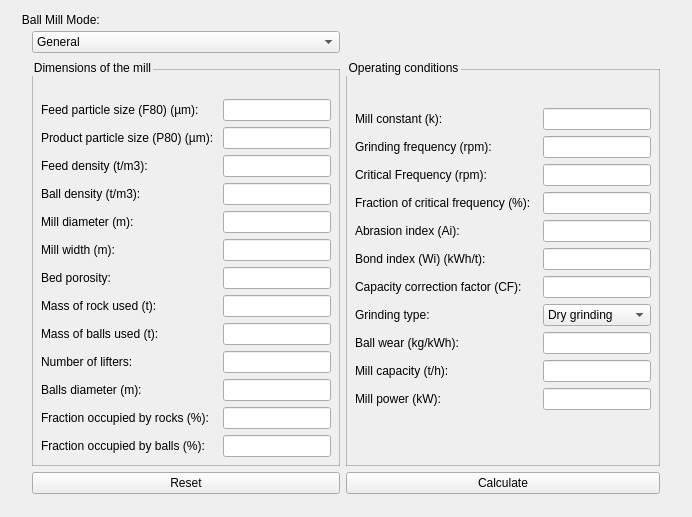
                               <widget class="QWidget" name="molino_bola">
                                <layout class="QGridLayout" name="gridLayout_19">
                                 <item row="0" column="0">
                                  <widget class="QWidget" name="widget_15" native="true">
                                   <property name="styleSheet">
                                    <string notr="true">QLineEdit:focus{
    border: 1px solid rgb(147, 0, 221);
}</string>
                                   </property>
                                   <layout class="QHBoxLayout" name="horizontalLayout_18">
                                    <property name="topMargin">
                                     <number>0</number>
                                    </property>
                                    <property name="bottomMargin">
                                     <number>0</number>
                                    </property>
                                    <item>
                                     <widget class="QGroupBox" name="groupBox_8">
                                      <property name="styleSheet">
                                       <string notr="true">QGroupBox {
    border: 2px;
	font: 600 12pt &quot;Bookman Old Style&quot;;
    margin-top: 10px; /* Ajusta el margen superior según tus necesidades */
    padding-top: 30px; /* Ajusta el espaciado superior según tus necesidades */
}

</string>
                                      </property>
                                      <property name="title">
                                       <string>Ball Mill Mode: </string>
                                      </property>
                                      <property name="alignment">
                                       <set>Qt::AlignLeading|Qt::AlignLeft|Qt::AlignVCenter</set>
                                      </property>
                                      <layout class="QGridLayout" name="gridLayout_15">
                                       <property name="topMargin">
                                        <number>0</number>
                                       </property>
                                       <item row="1" column="1">
                                        <widget class="QGroupBox" name="groupBox_32">
                                         <property name="styleSheet">
                                          <string notr="true">QGroupBox {
    border: 1px solid rgba(128, 128, 128, 0.5); /* Ajusta la opacidad según tus necesidades */
    margin-top: 10px; /* Ajusta el margen superior según tus necesidades */
    padding-top: 20px; /* Ajusta el espaciado superior según tus necesidades */
	
	font: 600 12pt &quot;Bookman Old Style&quot;;
}

QLineEdit:focus{
    border: 1px solid rgb(189, 147, 249);
}</string>
                                         </property>
                                         <property name="title">
                                          <string>Operating conditions</string>
                                         </property>
                                         <layout class="QGridLayout" name="gridLayout_16">
                                          <property name="topMargin">
                                           <number>9</number>
                                          </property>
                                          <property name="bottomMargin">
                                           <number>0</number>
                                          </property>
                                          <item row="6" column="1">
                                           <widget class="QLineEdit" name="lineEditFactorCorrecionCapacidad"/>
                                          </item>
                                          <item row="9" column="1">
                                           <widget class="QLineEdit" name="lineEditCapacidadMolino"/>
                                          </item>
                                          <item row="2" column="1">
                                           <widget class="QLineEdit" name="lineEditFrecuenciaCritica_2"/>
                                          </item>
                                          <item row="8" column="1">
                                           <widget class="QLineEdit" name="lineEditDesgasteBolas"/>
                                          </item>
                                          <item row="1" column="1">
                                           <widget class="QLineEdit" name="lineEditFrecuenciaMolienda_2"/>
                                          </item>
                                          <item row="5" column="1">
                                           <widget class="QLineEdit" name="lineEditIndiceBond"/>
                                          </item>
                                          <item row="4" column="0">
                                           <widget class="QLabel" name="label_225">
                                            <property name="text">
                                             <string>Abrasion index (Ai): </string>
                                            </property>
                                           </widget>
                                          </item>
                                          <item row="7" column="1">
                                           <widget class="QComboBox" name="comboBoxTipoMolienda">
                                            <property name="cursor">
                                             <cursorShape>PointingHandCursor</cursorShape>
                                            </property>
                                            <property name="styleSheet">
                                             <string notr="true">QComboBox QAbstractItemView {
	background: transparent;
    background-color: #FFFFFF; /* Cambia el color de fondo de las opciones
	 desplegadas a blanco */
	color: #000000; /* Cambia el color del texto a negro */
}</string>
                                            </property>
                                            <item>
                                             <property name="text">
                                              <string>Dry grinding </string>
                                             </property>
                                            </item>
                                            <item>
                                             <property name="text">
                                              <string>Wet grinding</string>
                                             </property>
                                            </item>
                                           </widget>
                                          </item>
                                          <item row="10" column="1">
                                           <widget class="QLineEdit" name="lineEditPotenciaMolino"/>
                                          </item>
                                          <item row="7" column="0">
                                           <widget class="QLabel" name="label_226">
                                            <property name="text">
                                             <string>Grinding type: </string>
                                            </property>
                                           </widget>
                                          </item>
                                          <item row="0" column="0">
                                           <widget class="QLabel" name="label_233">
                                            <property name="text">
                                             <string>Mill constant (k): </string>
                                            </property>
                                           </widget>
                                          </item>
                                          <item row="10" column="0">
                                           <widget class="QLabel" name="label_231">
                                            <property name="text">
                                             <string>Mill power (kW):  </string>
                                            </property>
                                           </widget>
                                          </item>
                                          <item row="3" column="1">
                                           <widget class="QLineEdit" name="lineEditFraccionFrecuenciaC"/>
                                          </item>
                                          <item row="5" column="0">
                                           <widget class="QLabel" name="label_229">
                                            <property name="text">
                                             <string>Bond index (Wi) (kWh/t): </string>
                                            </property>
                                           </widget>
                                          </item>
                                          <item row="8" column="0">
                                           <widget class="QLabel" name="label_227">
                                            <property name="text">
                                             <string>Ball wear (kg/kWh): </string>
                                            </property>
                                           </widget>
                                          </item>
                                          <item row="2" column="0">
                                           <widget class="QLabel" name="label_72">
                                            <property name="text">
                                             <string>Critical Frequency (rpm): </string>
                                            </property>
                                           </widget>
                                          </item>
                                          <item row="6" column="0">
                                           <widget class="QLabel" name="label_230">
                                            <property name="text">
                                             <string>Capacity correction factor (CF): </string>
                                            </property>
                                           </widget>
                                          </item>
                                          <item row="11" column="1">
                                           <spacer name="verticalSpacer_12">
                                            <property name="orientation">
                                             <enum>Qt::Vertical</enum>
                                            </property>
                                            <property name="sizeHint" stdset="0">
                                             <size>
                                              <width>20</width>
                                              <height>40</height>
                                             </size>
                                            </property>
                                           </spacer>
                                          </item>
                                          <item row="3" column="0">
                                           <widget class="QLabel" name="label_73">
                                            <property name="text">
                                             <string>Fraction of critical frequency (%):  </string>
                                            </property>
                                            <property name="alignment">
                                             <set>Qt::AlignLeading|Qt::AlignLeft|Qt::AlignVCenter</set>
                                            </property>
                                           </widget>
                                          </item>
                                          <item row="4" column="1">
                                           <widget class="QLineEdit" name="lineEditIndiceAbrasion"/>
                                          </item>
                                          <item row="0" column="1">
                                           <widget class="QLineEdit" name="lineEditConstanteMolino"/>
                                          </item>
                                          <item row="9" column="0">
                                           <widget class="QLabel" name="label_228">
                                            <property name="text">
                                             <string>Mill capacity (t/h):  </string>
                                            </property>
                                           </widget>
                                          </item>
                                          <item row="1" column="0">
                                           <widget class="QLabel" name="label_71">
                                            <property name="text">
                                             <string>Grinding frequency (rpm): </string>
                                            </property>
                                            <property name="alignment">
                                             <set>Qt::AlignLeading|Qt::AlignLeft|Qt::AlignVCenter</set>
                                            </property>
                                           </widget>
                                          </item>
                                         </layout>
                                        </widget>
                                       </item>
                                       <item row="0" column="0">
                                        <widget class="QComboBox" name="comboBox_2">
                                         <property name="cursor">
                                          <cursorShape>PointingHandCursor</cursorShape>
                                         </property>
                                         <property name="styleSheet">
                                          <string notr="true">QComboBox QAbstractItemView {
	background: transparent;
    background-color: #FFFFFF; /* Cambia el color de fondo de las opciones
	 desplegadas a blanco */
	color: #000000; /* Cambia el color del texto a negro */
}</string>
                                         </property>
                                         <item>
                                          <property name="text">
                                           <string>General</string>
                                          </property>
                                         </item>
                                         <item>
                                          <property name="text">
                                           <string>Ball and Mill Diameter</string>
                                          </property>
                                         </item>
                                         <item>
                                          <property name="text">
                                           <string>Ball Wearing</string>
                                          </property>
                                         </item>
                                         <item>
                                          <property name="text">
                                           <string>Mill Power</string>
                                          </property>
                                         </item>
                                         <item>
                                          <property name="text">
                                           <string>Mill Capacity</string>
                                          </property>
                                         </item>
                                        </widget>
                                       </item>
                                       <item row="2" column="0">
                                        <widget class="QPushButton" name="botonLimpiar">
                                         <property name="cursor">
                                          <cursorShape>PointingHandCursor</cursorShape>
                                         </property>
                                         <property name="styleSheet">
                                          <string notr="true">
QPushButton:hover {
    font-size: 15px;
	
	background-color: rgb(255, 44, 44);

}

QPushButton:pressed{
	padding-left:5px;
	padding-top:5px;
	
	background-color: qlineargradient(spread:pad, x1:0, y1:0, x2:1, y2:0, stop:0 rgba(53, 21, 21, 255), stop:0.55 rgba(235, 93, 44, 255), stop:0.98 rgba(146, 91, 9, 255), stop:1 rgba(0, 0, 0, 0));
}
</string>
                                         </property>
                                         <property name="text">
                                          <string>Reset</string>
                                         </property>
                                        </widget>
                                       </item>
                                       <item row="1" column="0">
                                        <widget class="QGroupBox" name="groupBox_21">
                                         <property name="styleSheet">
                                          <string notr="true">QGroupBox {
    border: 1px solid rgba(128, 128, 128, 0.5); /* Ajusta la opacidad según tus necesidades */

	
	font: 600 12pt &quot;Bookman Old Style&quot;;
}

QLineEdit:focus{
    border: 1px solid rgb(189, 147, 249);
	
	
	
}</string>
                                         </property>
                                         <property name="title">
                                          <string>Dimensions of the mill</string>
                                         </property>
                                         <layout class="QFormLayout" name="formLayout_8">
                                          <property name="topMargin">
                                           <number>0</number>
                                          </property>
                                          <property name="bottomMargin">
                                           <number>9</number>
                                          </property>
                                          <item row="0" column="0">
                                           <widget class="QLabel" name="label_68">
                                            <property name="text">
                                             <string>Feed particle size (F80) (µm): </string>
                                            </property>
                                           </widget>
                                          </item>
                                          <item row="0" column="1">
                                           <widget class="QLineEdit" name="lineEditSizeAlimento"/>
                                          </item>
                                          <item row="1" column="0">
                                           <widget class="QLabel" name="label_69">
                                            <property name="text">
                                             <string>Product particle size (P80) (µm): </string>
                                            </property>
                                           </widget>
                                          </item>
                                          <item row="1" column="1">
                                           <widget class="QLineEdit" name="lineEditSizeProducto"/>
                                          </item>
                                          <item row="2" column="0">
                                           <widget class="QLabel" name="label_70">
                                            <property name="text">
                                             <string>Feed density (t/m3): </string>
                                            </property>
                                            <property name="alignment">
                                             <set>Qt::AlignLeading|Qt::AlignLeft|Qt::AlignVCenter</set>
                                            </property>
                                           </widget>
                                          </item>
                                          <item row="2" column="1">
                                           <widget class="QLineEdit" name="lineEditDensidadAlimento"/>
                                          </item>
                                          <item row="3" column="0">
                                           <widget class="QLabel" name="label_218">
                                            <property name="text">
                                             <string>Ball density (t/m3): </string>
                                            </property>
                                            <property name="alignment">
                                             <set>Qt::AlignLeading|Qt::AlignLeft|Qt::AlignVCenter</set>
                                            </property>
                                           </widget>
                                          </item>
                                          <item row="3" column="1">
                                           <widget class="QLineEdit" name="lineEditDensidadBolas"/>
                                          </item>
                                          <item row="4" column="0">
                                           <widget class="QLabel" name="label_74">
                                            <property name="text">
                                             <string>Mill diameter (m): </string>
                                            </property>
                                            <property name="alignment">
                                             <set>Qt::AlignLeading|Qt::AlignLeft|Qt::AlignVCenter</set>
                                            </property>
                                           </widget>
                                          </item>
                                          <item row="4" column="1">
                                           <widget class="QLineEdit" name="lineEditDiametroMolino"/>
                                          </item>
                                          <item row="5" column="0">
                                           <widget class="QLabel" name="label_232">
                                            <property name="text">
                                             <string>Mill width (m): </string>
                                            </property>
                                           </widget>
                                          </item>
                                          <item row="5" column="1">
                                           <widget class="QLineEdit" name="lineEditLongitudMolino"/>
                                          </item>
                                          <item row="6" column="0">
                                           <widget class="QLabel" name="label_219">
                                            <property name="text">
                                             <string>Bed porosity: </string>
                                            </property>
                                            <property name="alignment">
                                             <set>Qt::AlignLeading|Qt::AlignLeft|Qt::AlignVCenter</set>
                                            </property>
                                           </widget>
                                          </item>
                                          <item row="6" column="1">
                                           <widget class="QLineEdit" name="lineEditPorosidadLecho"/>
                                          </item>
                                          <item row="7" column="0">
                                           <widget class="QLabel" name="label_220">
                                            <property name="text">
                                             <string>Mass of rock used (t): </string>
                                            </property>
                                            <property name="alignment">
                                             <set>Qt::AlignLeading|Qt::AlignLeft|Qt::AlignVCenter</set>
                                            </property>
                                           </widget>
                                          </item>
                                          <item row="7" column="1">
                                           <widget class="QLineEdit" name="lineEditMasaRocas"/>
                                          </item>
                                          <item row="8" column="0">
                                           <widget class="QLabel" name="label_221">
                                            <property name="text">
                                             <string>Mass of balls used (t): </string>
                                            </property>
                                            <property name="alignment">
                                             <set>Qt::AlignLeading|Qt::AlignLeft|Qt::AlignVCenter</set>
                                            </property>
                                           </widget>
                                          </item>
                                          <item row="8" column="1">
                                           <widget class="QLineEdit" name="lineEditMasaBolas"/>
                                          </item>
                                          <item row="9" column="0">
                                           <widget class="QLabel" name="label_222">
                                            <property name="text">
                                             <string>Number of lifters: </string>
                                            </property>
                                            <property name="alignment">
                                             <set>Qt::AlignLeading|Qt::AlignLeft|Qt::AlignVCenter</set>
                                            </property>
                                           </widget>
                                          </item>
                                          <item row="9" column="1">
                                           <widget class="QLineEdit" name="lineEditNumeroLevantadores"/>
                                          </item>
                                          <item row="10" column="0">
                                           <widget class="QLabel" name="label_234">
                                            <property name="text">
                                             <string>Balls diameter (m): </string>
                                            </property>
                                           </widget>
                                          </item>
                                          <item row="10" column="1">
                                           <widget class="QLineEdit" name="lineEditSizeBolas"/>
                                          </item>
                                          <item row="11" column="0">
                                           <widget class="QLabel" name="label_223">
                                            <property name="text">
                                             <string>Fraction occupied by rocks (%): </string>
                                            </property>
                                            <property name="alignment">
                                             <set>Qt::AlignLeading|Qt::AlignLeft|Qt::AlignVCenter</set>
                                            </property>
                                           </widget>
                                          </item>
                                          <item row="11" column="1">
                                           <widget class="QLineEdit" name="lineEditFraccionRocas"/>
                                          </item>
                                          <item row="12" column="0">
                                           <widget class="QLabel" name="label_224">
                                            <property name="text">
                                             <string>Fraction occupied by balls (%): </string>
                                            </property>
                                            <property name="alignment">
                                             <set>Qt::AlignLeading|Qt::AlignLeft|Qt::AlignVCenter</set>
                                            </property>
                                           </widget>
                                          </item>
                                          <item row="12" column="1">
                                           <widget class="QLineEdit" name="lineEditFraccionBolas"/>
                                          </item>
                                         </layout>
                                        </widget>
                                       </item>
                                       <item row="2" column="1">
                                        <widget class="QPushButton" name="botonCalcular">
                                         <property name="cursor">
                                          <cursorShape>PointingHandCursor</cursorShape>
                                         </property>
                                         <property name="styleSheet">
                                          <string notr="true">
QPushButton:hover {
    font-size: 15px;
	
	color: rgb(0, 0, 0);
	background-color: rgb(0, 255, 69);

}

QPushButton:pressed{
	padding-left:5px;
	padding-top:5px;
	
	background-color: qlineargradient(spread:pad, x1:0, y1:0, x2:1, y2:0, stop:0 rgba(211, 255, 102, 255), stop:0.55 rgba(139, 235, 44, 255), stop:0.98 rgba(9, 146, 76, 149), stop:1 rgba(0, 0, 0, 0));
}</string>
                                         </property>
                                         <property name="text">
                                          <string>Calculate</string>
                                         </property>
                                        </widget>
                                       </item>
                                      </layout>
                                     </widget>
                                    </item>
                                   </layout>
                                  </widget>
                                 </item>
                                </layout>
                               </widget>
